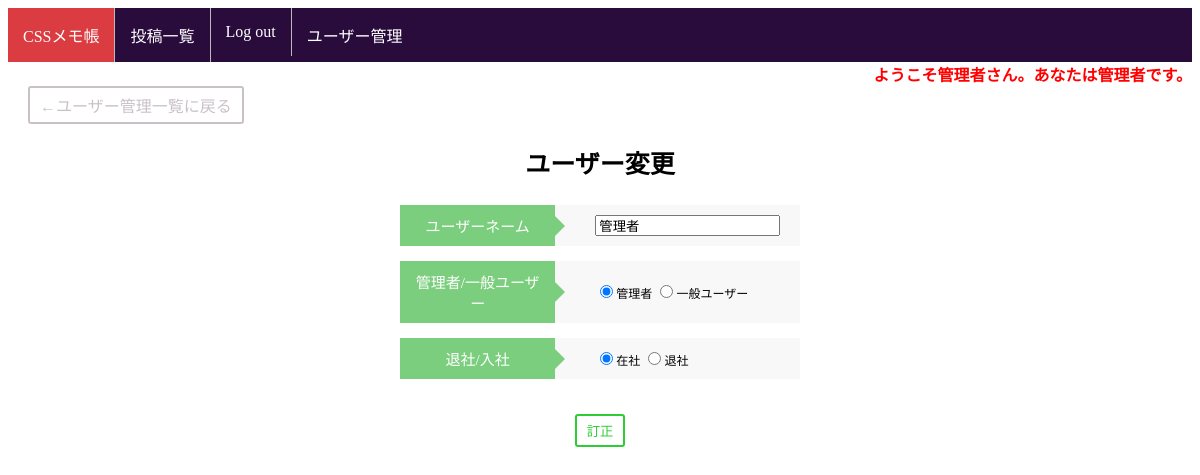
Page /fix_user.php?id=1 (signed in) on the committed database.
### tables this page shows
CREATE TABLE `gs_user_table` (
  `id` int(12) NOT NULL,
  `name` varchar(64) NOT NULL,
  `lid` varchar(128) NOT NULL,
  `lpw` varchar(64) NOT NULL,
  `kanri_flg` int(1) NOT NULL,
  `life_flg` int(1) NOT NULL,
  `fix` varchar(64) NOT NULL DEFAULT '修正',
  `del` varchar(64) NOT NULL DEFAULT '削除'
);

### fix_user.php (the view, shortened to what this page needs)
<?php
$pdo = db_conn();
$id = $_GET['id'];
$stmt = $pdo->prepare("SELECT * FROM gs_user_table WHERE id = " . $id . ';');
$status = $stmt->execute();
if ($status == false) {
    sql_error($status);
} else {
    $row = $stmt->fetch();
}
if($_SESSION["kanri_flg"] == 1){
    $yourname1= 'ようこそ'.$_SESSION["name"].'さん。あなたは管理者です。';
    $kanri='<li>'.'<a href="select_user.php">'.'ユーザー管理'.'</a>'.'</li>';
    $logout='<li>'.'<a href="logout.php">'.'Log out'.'</a>'.'</li>';
    $url1 ='select.php';
}elseif($_SESSION["kanri_flg"] == 2){
    $yourname2= 'ようこそ'.$_SESSION["name"].'さん。あなたは一般ユーザーです。';
    $logout='<li>'.'<a href="logout.php">'.'Log out'.'</a>'.'</li>';
    $url1 ='select.php';
}else{
    $yourname3='ようこそ！ゲストユーザーさん';
    $login='<li>'.'<a href="login.php">'.'Log in'.'</a>'.'</li>';
    $url2 ='login3.php';
}
?>
<!DOCTYPE html>
<html lang="ja">
<head>
    <link href="css/kanri.css" rel="stylesheet">
</head>
<body>
<ul>
    <li><a class="red" href="index.php">CSSメモ帳</a></li>
	<li><a href="<?= $url1?><?= $url2?>">投稿一覧</a></li>
    <?= $logout ?>
    <?= $kanri; ?>
</ul>
<div class="you1">
        <?= $yourname1; ?>
</div>
<div class="outreturn">
    <a class="return" href="select_user.php">←ユーザー管理一覧に戻る</a>
</div>
<div class="title">ユーザー変更</div>
<form action="update_user.php" method="post">
<table>
            <tr>
                <th>ユーザーネーム</th>
                <td><input type="text" name="name" value="<?= $row['name']; ?>"></td>
            </tr>
            <tr>
                <th>管理者/一般ユーザー</th>
                <td><input type="radio" name="kanri_flg" value="1" <?= $row['kanri_flg'] == "1" ? ' checked' : ''?>>管理者
                    <input type="radio" name="kanri_flg" value="2" <?= $row['kanri_flg'] == "2" ? ' checked' : ''?>>一般ユーザー
                </td>
            </tr>
            <tr>
                <th>退社/入社</th>
                <td><input type="radio" name="life_flg" value="0" <?= $row['life_flg'] == "0" ? ' checked' : ''?>>在社
                    <input type="radio" name="life_flg" value="1" <?= $row['life_flg'] == "1" ? ' checked' : ''?>>退社
            </td>
            </tr>
        </table>
        <div class="outfix">
            <input type="submit" value="訂正" class="fix">
        </div>
</form>
</body>
</html>

### css/kanri.css (style rules this page uses)
ul { list-style-type: none; margin: 0; padding: 0; overflow: hidden; background-color: #290b3c; }
li { float: left; border-right: 1px solid #bbbbbb; }
li:last-child { border-right: none; }
li a { display: block; color: white; text-align: center; padding: 15px 15px; text-decoration: none; }
.red { background-color: #da3c41; }
.title { text-align: center; font-size: 25px; font-weight: bold; padding-top: 20px; padding-bottom: 10px; }
.you1 { text-align: right; font-weight: bold; color: red; }
table { width: 400px; margin: 0 auto; border-collapse: separate; border-spacing: 0px 15px; font-size: 12px; }
th, td { padding: 10px; }
th { background: #7cce7f; vertical-align: middle; text-align: center; width: 200px; overflow: visible; position: relative; color: #fff; font-weight: normal; font-size: 15px; }
th:after { left: 100%; top: 50%; border: solid transparent; content: " "; height: 0; width: 0; position: absolute; pointer-events: none; border-color: rgba(136, 183, 213, 0); border-left-color: #7cce7f; border-width: 10px; margin-top: -10px; }
td { background: #f8f8f8; width: 200px; padding-left: 40px; }
.fix { display: inline-block; padding: 5px 10px; text-decoration: none; background-color: white; color: #2fcd35; border: solid 2px #2fcd35; border-radius: 3px; cursor: pointer; }
.outfix { padding-top: 20px; text-align: center; }
.return { display: inline-block; padding: 5px 10px; text-decoration: none; color: #c9c1c8; border: solid 2px #c9c1c8; border-radius: 3px; cursor: pointer; }
.outreturn { padding-left: 20px; }

### rows in the picture
gs_user_table: name "管理者", kanri_flg "☑", life_flg "☑"

### other values in the picture
$yourname1 "ようこそ管理者さん。あなたは管理者です。"
